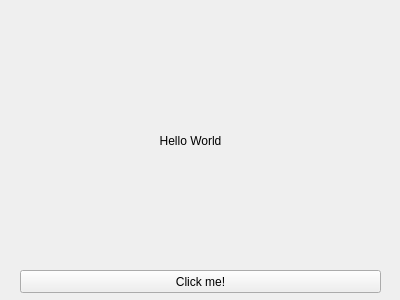
<?xml version="1.0" encoding="UTF-8"?>
<ui version="4.0">
 <class>MainWindow</class>
 <widget class="QMainWindow" name="MainWindow">
  <property name="geometry">
   <rect>
    <x>0</x>
    <y>0</y>
    <width>400</width>
    <height>300</height>
   </rect>
  </property>
  <property name="windowTitle">
   <string>MainWindow</string>
  </property>
  <widget class="QWidget" name="centralwidget">
   <widget class="QLabel" name="label">
    <property name="geometry">
     <rect>
      <x>110</x>
      <y>120</y>
      <width>161</width>
      <height>41</height>
     </rect>
    </property>
    <property name="text">
     <string>Hello World</string>
    </property>
    <property name="alignment">
     <set>Qt::AlignCenter</set>
    </property>
   </widget>
   <widget class="QPushButton" name="pushButton">
    <property name="geometry">
     <rect>
      <x>20</x>
      <y>270</y>
      <width>361</width>
      <height>23</height>
     </rect>
    </property>
    <property name="text">
     <string>Click me!</string>
    </property>
   </widget>
  </widget>
 </widget>
 <resources/>
 <connections/>
</ui>
